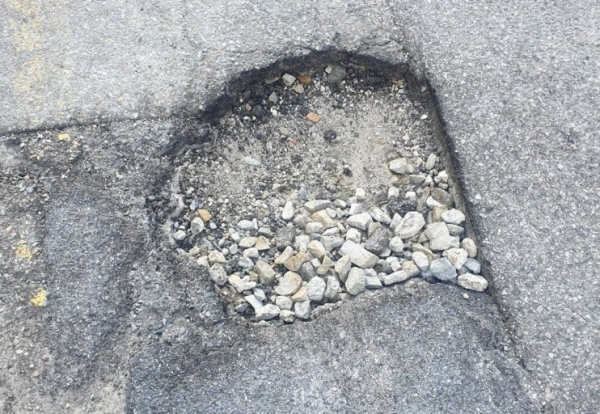
#> input picture yolov5/test.jpg, 600 x 414 px, found by its file name; its folder holds only this picture in this run
$ python augmentation.py
#> lines starting #> are read from the running program, lines starting #| are printed output that depends on the picture
import random
import numpy as np
import os
import cv2
import glob
from PIL import Image
import PIL.ImageOps

#다음 변수를 수정하여 새로 만들 이미지 갯수를 정합니다.
num_augmented_images = 2

file_path = 'C:/why_ws/yoloV5/'
name = 'test.jpg'

file_names = os.listdir(file_path)
total_origin_image_num = len(file_names)
augment_cnt = 1

for i in range(1, num_augmented_images):
    # [5 lines of commented-out code are left out]
    image = Image.open(file_path + name)
#> image is the input picture: PIL image 600x414 RGB; mean R, G, B 159.4, 161.9, 165.2
    random_augment = random.randrange(1,4)
    for j in range(3):
        if(j == 0):
            #이미지 좌우 반전
            inverted_image = image.transpose(Image.Transpose.FLIP_LEFT_RIGHT)
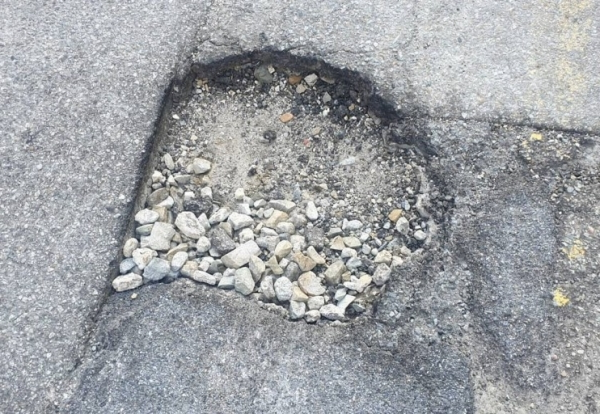
#> inverted_image: PIL image 600x414 RGB; mean R, G, B 159.4, 161.9, 165.2
            inverted_image.save(file_path + 'inverted_' + str(augment_cnt) + name)
        elif(j == 1):
            #이미지 기울이기
            rotated_image = image.rotate(random.randrange(-20, 20))
            rotated_image.save(file_path + 'rotated_' + str(augment_cnt) + name)

        elif(j == 2):
            #노이즈 추가하기
            #img = cv2.imread(origin_image_path)
            img = cv2.imread(file_path + name)
            row,col,ch= img.shape
            mean = 0
            var = 0.1
            sigma = var**0.5
            gauss = np.random.normal(mean,sigma,(row,col,ch))
            gauss = gauss.reshape(row,col,ch)
            noisy_array = img + gauss
            noisy_image = Image.fromarray(np.uint8(noisy_array)).convert('RGB')
            noisy_image.save(file_path + 'noiseAdded_' + str(augment_cnt) + name)

        augment_cnt += 1
